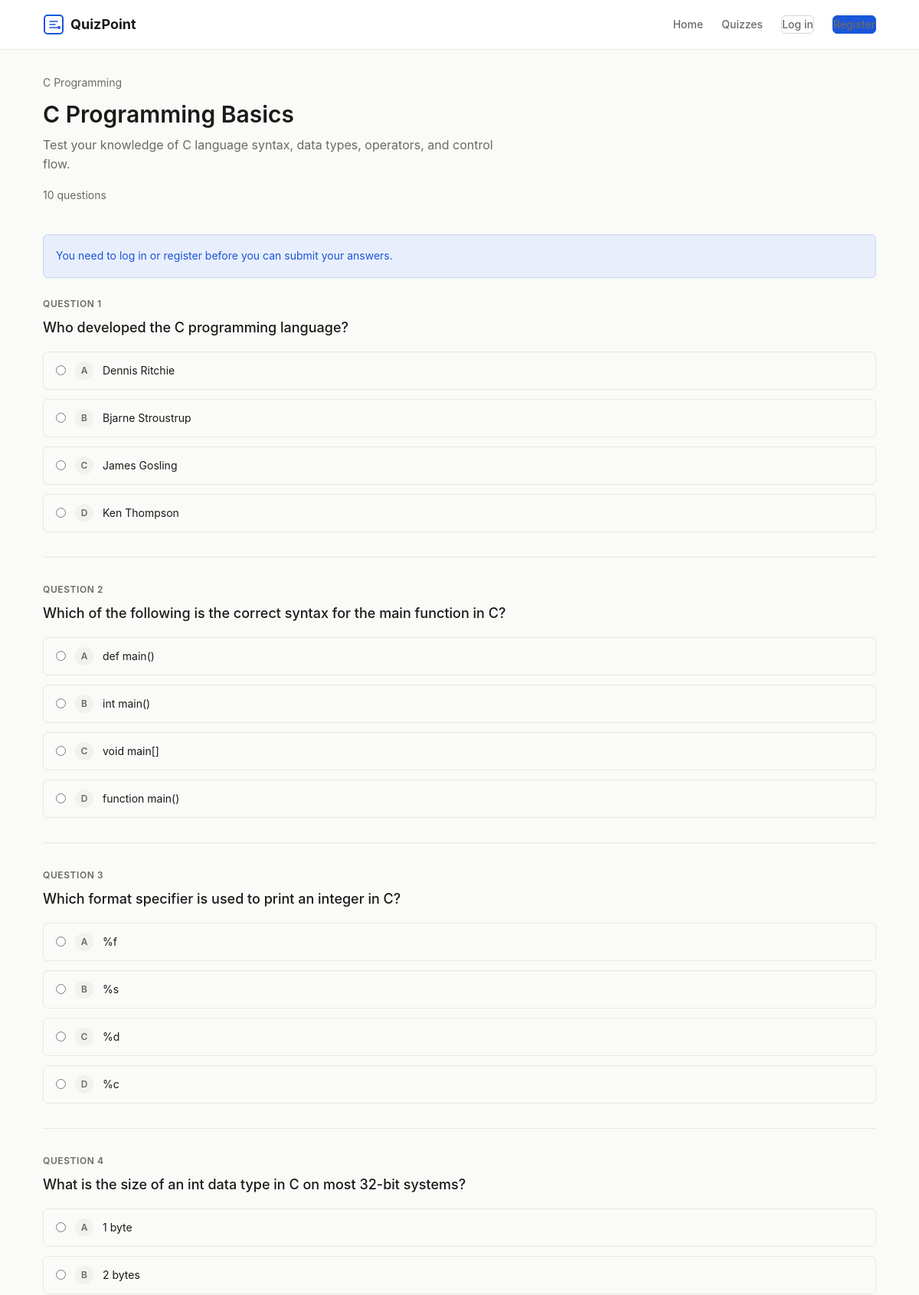
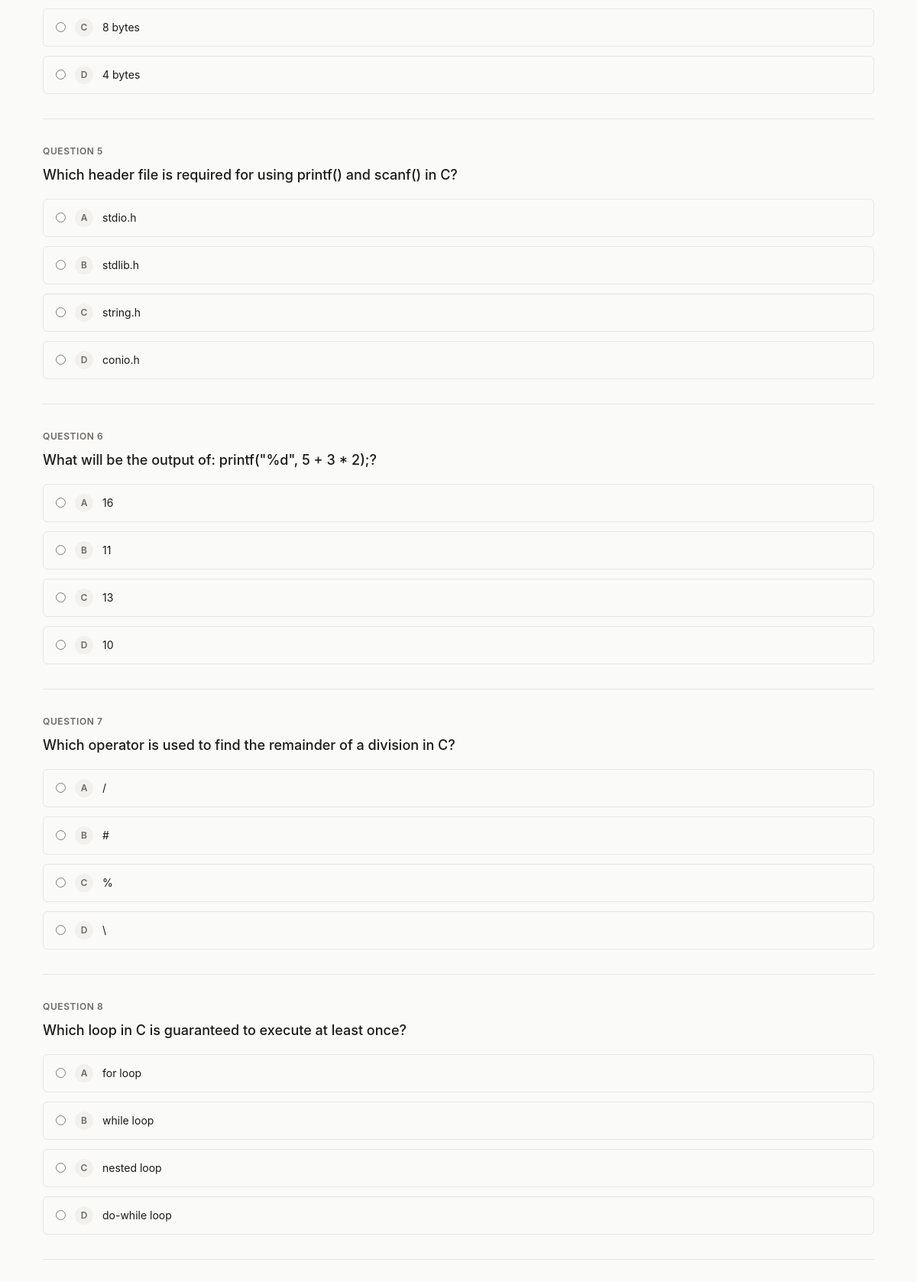
The app's page /quiz.php?id=3 (upper part) with its own data (2 pictures, top to bottom).
### tables this page shows
CREATE TABLE quizzes (
  quiz_id INT UNSIGNED AUTO_INCREMENT PRIMARY KEY,
  title VARCHAR(255) NOT NULL,
  category_id INT UNSIGNED NOT NULL,
  description TEXT,
  status ENUM('active', 'inactive') NOT NULL DEFAULT 'active',
  created_at DATETIME NOT NULL DEFAULT CURRENT_TIMESTAMP,
  FOREIGN KEY (category_id) REFERENCES categories(category_id)
    ON DELETE RESTRICT ON UPDATE CASCADE,
  INDEX idx_category (category_id),
  INDEX idx_status (status)
);

CREATE TABLE categories (
  category_id INT UNSIGNED AUTO_INCREMENT PRIMARY KEY,
  category_name VARCHAR(100) NOT NULL UNIQUE
);

CREATE TABLE questions (
  question_id INT UNSIGNED AUTO_INCREMENT PRIMARY KEY,
  quiz_id INT UNSIGNED NOT NULL,
  question_text TEXT NOT NULL,
  option_a VARCHAR(500) NOT NULL,
  option_b VARCHAR(500) NOT NULL,
  option_c VARCHAR(500) NOT NULL,
  option_d VARCHAR(500) NOT NULL,
  correct_option ENUM('A', 'B', 'C', 'D') NOT NULL,
  FOREIGN KEY (quiz_id) REFERENCES quizzes(quiz_id)
    ON DELETE CASCADE ON UPDATE CASCADE,
  INDEX idx_quiz (quiz_id)
);

### includes/helpers.php (called while the page is built, shortened)
<?php
function e(?string $value): string
{
    return htmlspecialchars((string)$value, ENT_QUOTES, 'UTF-8');
}

### includes/auth.php (called while the page is built, shortened)
<?php
function isLoggedIn(): bool
{
    return !empty($_SESSION['user_id']);
}

### quiz.php (the view, shortened to what this page needs)
<?php
require_once __DIR__ . '/includes/auth.php';
require_once __DIR__ . '/includes/helpers.php';
$db = getDB();
$quizId = isset($_GET['id']) ? (int)$_GET['id'] : 0;
$stmt = $db->prepare(
    'SELECT q.*, c.category_name FROM quizzes q
     JOIN categories c ON q.category_id = c.category_id
     WHERE q.quiz_id = :id AND q.status = "active"'
);
$stmt->execute([':id' => $quizId]);
$quiz = $stmt->fetch();
$stmt = $db->prepare('SELECT question_id, question_text, option_a, option_b, option_c, option_d FROM questions WHERE quiz_id = :id ORDER BY question_id');
$stmt->execute([':id' => $quizId]);
$questions = $stmt->fetchAll();
require __DIR__ . '/includes/header.php';
?>
<div class="container">
    <div class="page-header">
        <div class="card-meta"><?= e($quiz['category_name']) ?></div>
        <h1><?= e($quiz['title']) ?></h1>
        <p><?= e($quiz['description']) ?></p>
        <p class="text-sm text-muted"><?= count($questions) ?> questions</p>
    </div>
    <?php if (!isLoggedIn()): ?>
        <div class="alert alert-info" role="alert">
            You need to <a href="<?= e(BASE_URL) ?>/login.php">log in</a> or
            <a href="<?= e(BASE_URL) ?>/register.php">register</a> before you can submit your answers.
        </div>
    <?php endif; ?>
    <form method="post" action="<?= e(BASE_URL) ?>/quiz.php?id=<?= (int)$quizId ?>" id="quiz-form">
        <?php foreach ($questions as $index => $q): ?>
            <div class="quiz-question">
                <div class="question-number">Question <?= $index + 1 ?></div>
                <p class="question-text"><?= e($q['question_text']) ?></p>
                <div class="option-group">
                    <?php
                    $options = [
                        'A' => $q['option_a'],
                        'B' => $q['option_b'],
                        'C' => $q['option_c'],
                        'D' => $q['option_d'],
                    ];
                    foreach ($options as $letter => $text):
                    ?>
                        <label class="option-label" for="q<?= (int)$q['question_id'] ?>_<?= $letter ?>">
                            <input type="radio"
                                   id="q<?= (int)$q['question_id'] ?>_<?= $letter ?>"
                                   name="q_<?= (int)$q['question_id'] ?>"
                                   value="<?= $letter ?>">
                            <span class="option-letter"><?= $letter ?></span>
                            <?= e($text) ?>
                        </label>
                    <?php endforeach; ?>
                </div>
            </div>
        <?php endforeach; ?>
    </form>
</div>
<?php require __DIR__ . '/includes/footer.php'; ?>

### assets/css/style.css (style rules this page uses)
:root { --color-bg: #fafaf8; --color-bg-alt: #f2f1ed; --color-surface: #ffffff; --color-border: #d8d6d0; --color-border-light:#e8e7e3; --color-text: #1a1a18; --color-text-muted: #6b6a65; --color-accent: #1a56db; --color-accent-hover:#1547b8; --color-accent-light:#e8eefb; --color-success: #16794a; --color-success-bg: #e7f6ee; --color-error: #c43333; --color-error-bg: #fce8e8; --color-warning: #b45309; --color-warning-bg: #fef3e2; --font-family: -apple-system, BlinkMacSystemFont, "Segoe UI", Roboto, "Helvetica Neue", Arial, sans-serif, "Apple Color Emoji", "Segoe UI Emoji"; --font-mono: "SFMono-Regular", Consolas, "Liberation Mono", Menlo, monospace; --text-xs: 0.75rem; --text-sm: 0.875rem; --text-base: 1rem; --text-lg: 1.125rem; --text-xl: 1.25rem; --text-2xl: 1.5rem; --text-3xl: 1.875rem; --text-4xl: 2.25rem; --leading-tight: 1.25; --leading-normal: 1.6; --space-1: 0.25rem; --space-2: 0.5rem; --space-3: 0.75rem; --space-4: 1rem; --space-5: 1.25rem; --space-6: 1.5rem; --space-8: 2rem; --space-10: 2.5rem; --space-12: 3rem; --space-16: 4rem; --space-20: 5rem; --radius-sm: 4px; --radius-md: 6px; --radius-lg: 8px; --shadow-sm: 0 1px 2px rgba(26, 26, 24, 0.06); --shadow-md: 0 2px 6px rgba(26, 26, 24, 0.08); --transition: 150ms ease; --container-max: 1120px; }
*, *::before, *::after { box-sizing: border-box; margin: 0; padding: 0; }
html { font-size: 100%; -webkit-text-size-adjust: 100%; scroll-behavior: smooth; }
body { font-family: var(--font-family); font-size: var(--text-base); line-height: var(--leading-normal); color: var(--color-text); background-color: var(--color-bg); min-height: 100vh; display: flex; flex-direction: column; -webkit-font-smoothing: antialiased; -moz-osx-font-smoothing: grayscale; }
a { color: var(--color-accent); text-decoration: none; transition: color var(--transition); }
.container { width: 100%; max-width: var(--container-max); margin: 0 auto; padding: 0 var(--space-4); }
h1, h2, h3, h4, h5, h6 { line-height: var(--leading-tight); font-weight: 600; color: var(--color-text); }
h1 { font-size: var(--text-3xl); margin-bottom: var(--space-6); }
p { margin-bottom: var(--space-4); }
.text-muted { color: var(--color-text-muted); }
.text-sm { font-size: var(--text-sm); }
.card-meta { font-size: var(--text-sm); color: var(--color-text-muted); margin-bottom: var(--space-3); }
.alert { padding: var(--space-4); border-radius: var(--radius-md); font-size: var(--text-sm); margin-bottom: var(--space-6); border: 1px solid transparent; }
.alert-info { background-color: var(--color-accent-light); color: var(--color-accent); border-color: #c5d5f5; }
.page-header { padding: var(--space-8) 0 var(--space-6); }
.page-header h1 { margin-bottom: var(--space-2); }
.page-header p { color: var(--color-text-muted); max-width: 600px; }
.quiz-question { margin-bottom: var(--space-8); padding-bottom: var(--space-8); border-bottom: 1px solid var(--color-border-light); }
.question-number { font-size: var(--text-xs); font-weight: 600; color: var(--color-text-muted); text-transform: uppercase; letter-spacing: 0.05em; margin-bottom: var(--space-2); }
.question-text { font-size: var(--text-lg); font-weight: 500; margin-bottom: var(--space-4); }
.option-group { display: flex; flex-direction: column; gap: var(--space-3); }
.option-label { display: flex; align-items: center; gap: var(--space-3); padding: var(--space-3) var(--space-4); border: 1px solid var(--color-border-light); border-radius: var(--radius-md); cursor: pointer; transition: border-color var(--transition), background-color var(--transition); font-size: var(--text-sm); }
.option-label input[type="radio"] { accent-color: var(--color-accent); flex-shrink: 0; }
.option-letter { display: inline-flex; align-items: center; justify-content: center; width: 24px; height: 24px; border-radius: 50%; background-color: var(--color-bg-alt); font-size: var(--text-xs); font-weight: 600; color: var(--color-text-muted); flex-shrink: 0; }

### records on screen
quizzes: category.category_name "C Programming", title "C Programming Basics", description "Test your knowledge of C language syntax, data types, operators, and control flow."
questions: question_text "Who developed the C programming language?", letter "A", option_a "Dennis Ritchie", letter "B", option_b "Bjarne Stroustrup", letter "C", option_c "James Gosling", letter "D", option_d "Ken Thompson"
questions: question_text "Which of the following is the correct syntax for the main function in C?", letter "A", option_a "def main()", letter "B", option_b "int main()", letter "C", option_c "void main[]", letter "D", option_d "function main()"
questions: question_text "Which format specifier is used to print an integer in C?", letter "A", option_a "%f", letter "B", option_b "%s", letter "C", option_c "%d", letter "D", option_d "%c"
questions: question_text "What is the size of an int data type in C on most 32-bit systems?", letter "A", option_a "1 byte", letter "B", option_b "2 bytes", letter "C", option_c "8 bytes", letter "D", option_d "4 bytes"
questions: question_text "Which header file is required for using printf() and scanf() in C?", letter "A", option_a "stdio.h", letter "B", option_b "stdlib.h", letter "C", option_c "string.h", letter "D", option_d "conio.h"
questions: question_text "What will be the output of: printf(\"%d\", 5 + 3 * 2);?", letter "A", option_a "16", letter "B", option_b "11", letter "C", option_c "13", letter "D", option_d "10"
questions: question_text "Which operator is used to find the remainder of a division in C?", letter "A", option_a "/", letter "B", option_b "#", letter "C", option_c "%", letter "D", option_d "\\"
questions: question_text "Which loop in C is guaranteed to execute at least once?", letter "A", option_a "for loop", letter "B", option_b "while loop", letter "C", option_c "nested loop", letter "D", option_d "do-while loop"

### other values on screen
SITE_NAME "QuizPoint"
count($questions) "10"
